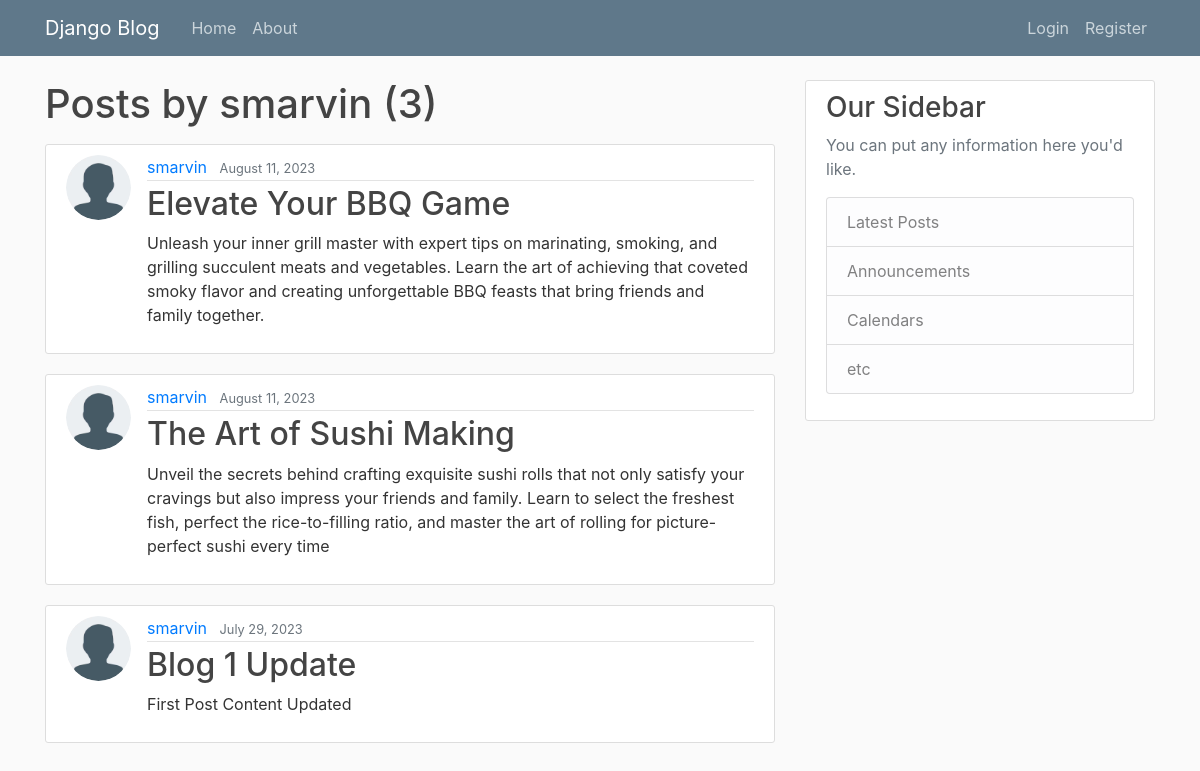
/user/smarvin, run on the app's committed database.
### blog/models.py (models this page shows, shortened)
class Post(models.Model):
    title = models.CharField(max_length=100)
    content = models.TextField()
    date_posted = models.DateTimeField(default=timezone.now)
    author = models.ForeignKey(User, on_delete=models.CASCADE)

### users/models.py (models this page shows, shortened)
class Profile(models.Model):
    user = models.OneToOneField(User, on_delete=models.CASCADE)
    image = models.ImageField(default='default.jpg', upload_to='profile_pics')

### blog/views.py (the view)
# urls.py: path('user/<str:username>', UserPostListView.as_view(), name='user-posts'),
class UserPostListView(ListView):
    model = Post
    template_name = 'blog/user_posts.html'  # <app>/<model>_<viewtype>.html
    context_object_name = 'posts'
    paginate_by = 5
    def get_queryset(self):
        user = get_object_or_404(User, username=self.kwargs.get('username'))
        return Post.objects.filter(author=user).order_by('-date_posted')

### blog/templates/blog/user_posts.html (shortened to what this page needs)
{% extends "blog/base.html" %}
{% block content %}
    <h1 class="mb-3">Posts by {{ view.kwargs.username }} ({{ page_obj.paginator.count }})</h1>
    {% for post in posts %}
        <article class="media content-section">
          <img class="rounded-circle article-img" src="{{ post.author.profile.image.url }}">
          <div class="media-body">
            <div class="article-metadata">
              <a class="mr-2" href="{% url 'user-posts' post.author.username %}">{{ post.author }}</a>
              <small class="text-muted">{{ post.date_posted|date:"F d, Y" }}</small>
            </div>
            <h2><a class="article-title" href="{% url 'post-detail' post.id %}">{{ post.title }}</a></h2>
            <p class="article-content">{{ post.content }}</p>
          </div>
        </article>
    {% endfor %}
{% endblock content %}

### blog/templates/blog/base.html (shortened to what this page needs)
{% load static %}
<!DOCTYPE html>
<html>
<head>
    <link rel="stylesheet" href="https://maxcdn.bootstrapcdn.com/bootstrap/4.0.0/css/bootstrap.min.css">
    <link rel="stylesheet" type="text/css" href="{% static 'blog/main.css' %}">
</head>
<body>
    <header class="site-header">
      <nav class="navbar navbar-expand-md navbar-dark bg-steel fixed-top">
        <div class="container">
          <a class="navbar-brand mr-4" href="{% url 'blog-home' %}">Django Blog</a>
          <div class="collapse navbar-collapse" id="navbarToggle">
            <div class="navbar-nav mr-auto">
              <a class="nav-item nav-link" href="{% url 'blog-home' %}">Home</a>
              <a class="nav-item nav-link" href="{% url 'blog-about' %}">About</a>
            </div>
            <div class="navbar-nav">
              {% if user.is_authenticated %}
                <a class="nav-item nav-link" href="{% url 'post-create' %}">New Post</a>
                <a class="nav-item nav-link" href="{% url 'profile' %}">Profile</a>
                <a class="nav-item nav-link" href="{% url 'logout' %}">Logout</a>
              {% else %}
                <a class="nav-item nav-link" href="{% url 'login' %}">Login</a>
                <a class="nav-item nav-link" href="{% url 'register' %}">Register</a>
              {% endif %}
            </div>
          </div>
        </div>
      </nav>
    </header>
    <main role="main" class="container">
      <div class="row">
        <div class="col-md-8">
          {% block content %}{% endblock %}
        </div>
        <div class="col-md-4">
          <div class="content-section">
            <h3>Our Sidebar</h3>
            <p class='text-muted'>You can put any information here you'd like.
              <ul class="list-group">
                <li class="list-group-item list-group-item-light">Latest Posts</li>
                <li class="list-group-item list-group-item-light">Announcements</li>
                <li class="list-group-item list-group-item-light">Calendars</li>
                <li class="list-group-item list-group-item-light">etc</li>
              </ul>
            </p>
          </div>
        </div>
      </div>
    </main>
</body>
</html>

### blog/static/blog/main.css (style rules this page uses)
body { background: #fafafa; color: #333333; margin-top: 5rem; }
h1, h2, h3, h4, h5, h6 { color: #444444; }
ul { margin: 0; }
.bg-steel { background-color: #5f788a; }
.site-header .navbar-nav .nav-link { color: #cbd5db; }
.content-section { background: #ffffff; padding: 10px 20px; border: 1px solid #dddddd; border-radius: 3px; margin-bottom: 20px; }
.article-title { color: #444444; }
.article-content { white-space: pre-line; }
.article-img { height: 65px; width: 65px; margin-right: 16px; }
.article-metadata { padding-bottom: 1px; margin-bottom: 4px; border-bottom: 1px solid #e3e3e3 }

### data on the page
Post: author.profile.image (placeholder picture), author "smarvin", date_posted "August 11, 2023", title "Elevate Your BBQ Game", content "Unleash your inner grill master with expert tips on marinating, smoking, and grilling succulent meats and vegetables. Learn the art of achieving that coveted smoky flavor and creating unforgettable BBQ feasts that bring friends and family together."
Post: author.profile.image (placeholder picture), author "smarvin", date_posted "August 11, 2023", title "The Art of Sushi Making", content "Unveil the secrets behind crafting exquisite sushi rolls that not only satisfy your cravings but also impress your friends and family. Learn to select the freshest fish, perfect the rice-to-filling ratio, and master the art of rolling for picture-perfect sushi every time"
Post: author.profile.image (placeholder picture), author "smarvin", date_posted "July 29, 2023", title "Blog 1 Update", content "First Post Content Updated"

### other printed values
{{ view.kwargs.username }} "smarvin"
{{ page_obj.paginator.count }} "3"
